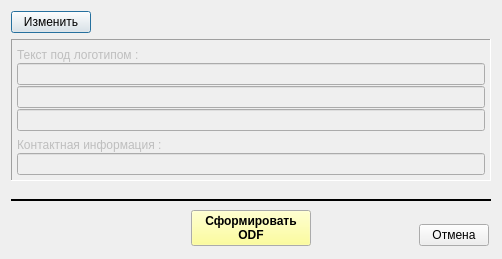
<?xml version="1.0" encoding="UTF-8"?>
<ui version="4.0">
 <class>print_notice_pol_wnd</class>
 <widget class="QDialog" name="print_notice_pol_wnd">
  <property name="geometry">
   <rect>
    <x>0</x>
    <y>0</y>
    <width>502</width>
    <height>259</height>
   </rect>
  </property>
  <property name="windowTitle">
   <string>Печать уведомления о получении полиса</string>
  </property>
  <layout class="QVBoxLayout" name="verticalLayout" stretch="0,0,1,0,0">
   <item>
    <layout class="QHBoxLayout" name="horizontalLayout_3" stretch="0,0">
     <property name="spacing">
      <number>2</number>
     </property>
     <item>
      <widget class="QPushButton" name="bn_edit">
       <property name="text">
        <string>Изменить</string>
       </property>
       <property name="icon">
        <iconset resource="_inko_pol2_res.qrc">
         <normaloff>:/change.bmp</normaloff>:/change.bmp</iconset>
       </property>
       <property name="checkable">
        <bool>true</bool>
       </property>
      </widget>
     </item>
     <item>
      <spacer name="horizontalSpacer_7">
       <property name="orientation">
        <enum>Qt::Horizontal</enum>
       </property>
       <property name="sizeHint" stdset="0">
        <size>
         <width>40</width>
         <height>20</height>
        </size>
       </property>
      </spacer>
     </item>
    </layout>
   </item>
   <item>
    <widget class="QFrame" name="frame_2">
     <property name="frameShape">
      <enum>QFrame::Panel</enum>
     </property>
     <property name="frameShadow">
      <enum>QFrame::Sunken</enum>
     </property>
     <layout class="QVBoxLayout" name="verticalLayout_2">
      <property name="spacing">
       <number>1</number>
      </property>
      <property name="leftMargin">
       <number>5</number>
      </property>
      <property name="topMargin">
       <number>2</number>
      </property>
      <property name="rightMargin">
       <number>5</number>
      </property>
      <property name="bottomMargin">
       <number>5</number>
      </property>
      <item>
       <widget class="QLabel" name="lab_smo_contact_info_2">
        <property name="enabled">
         <bool>false</bool>
        </property>
        <property name="minimumSize">
         <size>
          <width>150</width>
          <height>20</height>
         </size>
        </property>
        <property name="text">
         <string>Текст под логотипом : </string>
        </property>
        <property name="alignment">
         <set>Qt::AlignBottom|Qt::AlignLeading|Qt::AlignLeft</set>
        </property>
       </widget>
      </item>
      <item>
       <widget class="QLineEdit" name="ln_smo_logo1">
        <property name="enabled">
         <bool>false</bool>
        </property>
        <property name="readOnly">
         <bool>false</bool>
        </property>
       </widget>
      </item>
      <item>
       <widget class="QLineEdit" name="ln_smo_logo2">
        <property name="enabled">
         <bool>false</bool>
        </property>
        <property name="readOnly">
         <bool>false</bool>
        </property>
       </widget>
      </item>
      <item>
       <widget class="QLineEdit" name="ln_smo_logo3">
        <property name="enabled">
         <bool>false</bool>
        </property>
        <property name="readOnly">
         <bool>false</bool>
        </property>
       </widget>
      </item>
      <item>
       <widget class="QLabel" name="lab_smo_contact_info">
        <property name="enabled">
         <bool>false</bool>
        </property>
        <property name="minimumSize">
         <size>
          <width>150</width>
          <height>20</height>
         </size>
        </property>
        <property name="text">
         <string>Контактная информация : </string>
        </property>
        <property name="alignment">
         <set>Qt::AlignBottom|Qt::AlignLeading|Qt::AlignLeft</set>
        </property>
       </widget>
      </item>
      <item>
       <widget class="QLineEdit" name="ln_smo_contact_info">
        <property name="enabled">
         <bool>false</bool>
        </property>
        <property name="readOnly">
         <bool>false</bool>
        </property>
       </widget>
      </item>
     </layout>
    </widget>
   </item>
   <item>
    <spacer name="verticalSpacer">
     <property name="orientation">
      <enum>Qt::Vertical</enum>
     </property>
     <property name="sizeHint" stdset="0">
      <size>
       <width>5</width>
       <height>5</height>
      </size>
     </property>
    </spacer>
   </item>
   <item>
    <widget class="Line" name="line">
     <property name="frameShadow">
      <enum>QFrame::Plain</enum>
     </property>
     <property name="lineWidth">
      <number>2</number>
     </property>
     <property name="orientation">
      <enum>Qt::Horizontal</enum>
     </property>
    </widget>
   </item>
   <item>
    <layout class="QHBoxLayout" name="horizontalLayout">
     <property name="spacing">
      <number>2</number>
     </property>
     <property name="leftMargin">
      <number>2</number>
     </property>
     <property name="topMargin">
      <number>2</number>
     </property>
     <property name="rightMargin">
      <number>2</number>
     </property>
     <property name="bottomMargin">
      <number>2</number>
     </property>
     <item>
      <widget class="QFrame" name="frame">
       <property name="minimumSize">
        <size>
         <width>70</width>
         <height>0</height>
        </size>
       </property>
       <property name="maximumSize">
        <size>
         <width>70</width>
         <height>16777215</height>
        </size>
       </property>
       <property name="frameShape">
        <enum>QFrame::NoFrame</enum>
       </property>
       <property name="frameShadow">
        <enum>QFrame::Plain</enum>
       </property>
      </widget>
     </item>
     <item>
      <spacer name="horizontalSpacer_4">
       <property name="orientation">
        <enum>Qt::Horizontal</enum>
       </property>
       <property name="sizeHint" stdset="0">
        <size>
         <width>40</width>
         <height>20</height>
        </size>
       </property>
      </spacer>
     </item>
     <item>
      <widget class="QPushButton" name="bn_print">
       <property name="minimumSize">
        <size>
         <width>120</width>
         <height>35</height>
        </size>
       </property>
       <property name="palette">
        <palette>
         <active>
          <colorrole role="Button">
           <brush brushstyle="SolidPattern">
            <color alpha="255">
             <red>255</red>
             <green>255</green>
             <blue>127</blue>
            </color>
           </brush>
          </colorrole>
         </active>
         <inactive>
          <colorrole role="Button">
           <brush brushstyle="SolidPattern">
            <color alpha="255">
             <red>255</red>
             <green>255</green>
             <blue>127</blue>
            </color>
           </brush>
          </colorrole>
         </inactive>
         <disabled>
          <colorrole role="Button">
           <brush brushstyle="SolidPattern">
            <color alpha="255">
             <red>255</red>
             <green>255</green>
             <blue>127</blue>
            </color>
           </brush>
          </colorrole>
         </disabled>
        </palette>
       </property>
       <property name="font">
        <font>
         <weight>75</weight>
         <bold>true</bold>
        </font>
       </property>
       <property name="contextMenuPolicy">
        <enum>Qt::PreventContextMenu</enum>
       </property>
       <property name="text">
        <string>Сформировать 
ODF</string>
       </property>
      </widget>
     </item>
     <item>
      <spacer name="horizontalSpacer_3">
       <property name="orientation">
        <enum>Qt::Horizontal</enum>
       </property>
       <property name="sizeHint" stdset="0">
        <size>
         <width>40</width>
         <height>20</height>
        </size>
       </property>
      </spacer>
     </item>
     <item>
      <layout class="QVBoxLayout" name="verticalLayout_3">
       <property name="spacing">
        <number>0</number>
       </property>
       <property name="leftMargin">
        <number>0</number>
       </property>
       <property name="topMargin">
        <number>0</number>
       </property>
       <property name="rightMargin">
        <number>0</number>
       </property>
       <property name="bottomMargin">
        <number>0</number>
       </property>
       <item>
        <spacer name="verticalSpacer_2">
         <property name="orientation">
          <enum>Qt::Vertical</enum>
         </property>
         <property name="sizeHint" stdset="0">
          <size>
           <width>5</width>
           <height>5</height>
          </size>
         </property>
        </spacer>
       </item>
       <item>
        <widget class="QPushButton" name="bn_close">
         <property name="minimumSize">
          <size>
           <width>70</width>
           <height>0</height>
          </size>
         </property>
         <property name="maximumSize">
          <size>
           <width>70</width>
           <height>16777215</height>
          </size>
         </property>
         <property name="text">
          <string>Отмена</string>
         </property>
        </widget>
       </item>
      </layout>
     </item>
    </layout>
   </item>
  </layout>
 </widget>
 <resources>
  <include location="_inko_pol2_res.qrc"/>
 </resources>
 <connections/>
</ui>
